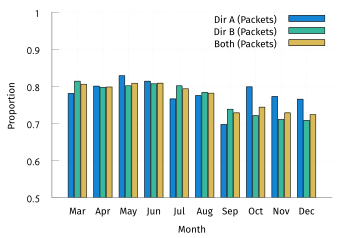

Write the gnuplot code that produced this figure.
set terminal tikz standalone color size 9cm,6cm font '\scriptsize' preamble '\usepackage{microtype} \usepackage[sfdefault]{FiraSans} \usepackage{newtxsf} \usepackage[T1]{fontenc} \renewcommand*\oldstylenums[1]{{\firaoldstyle #1}} \usepackage[binary-units, per-mode=symbol]{siunitx} \sisetup{detect-all}'
set output "tcp-monthly-pres.tex"

load "gnuplot-palettes/parula.pal"

set boxwidth 0.9
set style data histogram
set style histogram cluster gap 1
set style fill solid border -1
set datafile separator ","
unset colorbox

set xlabel "Month"
set ylabel "Proportion"

set yrange [0.5:1.0]
set key at 10,1

plot '../results/dirA-1.csv' u 14: xtic(1) title "Dir A (Packets)" lc palette frac 0.25, \
     '../results/dirB-1.csv' u 14 title "Dir B (Packets)" lc palette frac 0.5, \
     '../results/biDir-1.csv' u 14 title "Both (Packets)" lc palette frac 0.75
